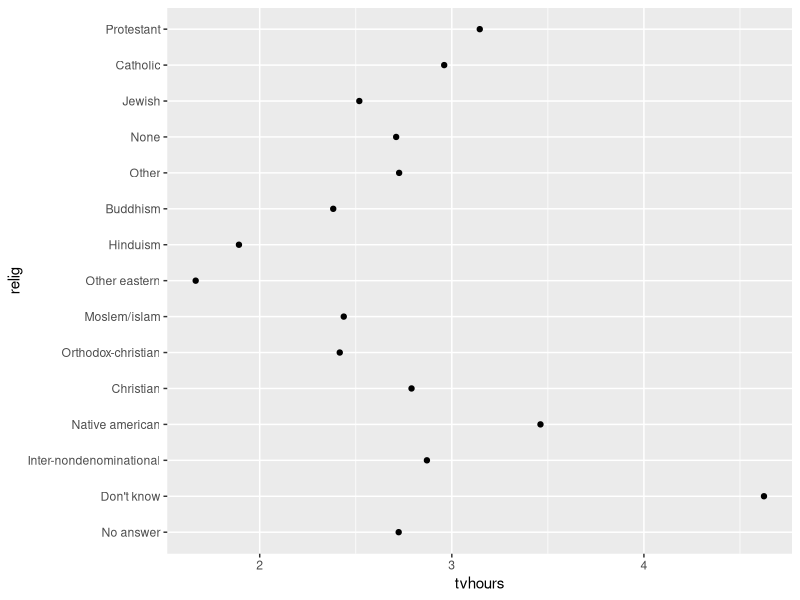
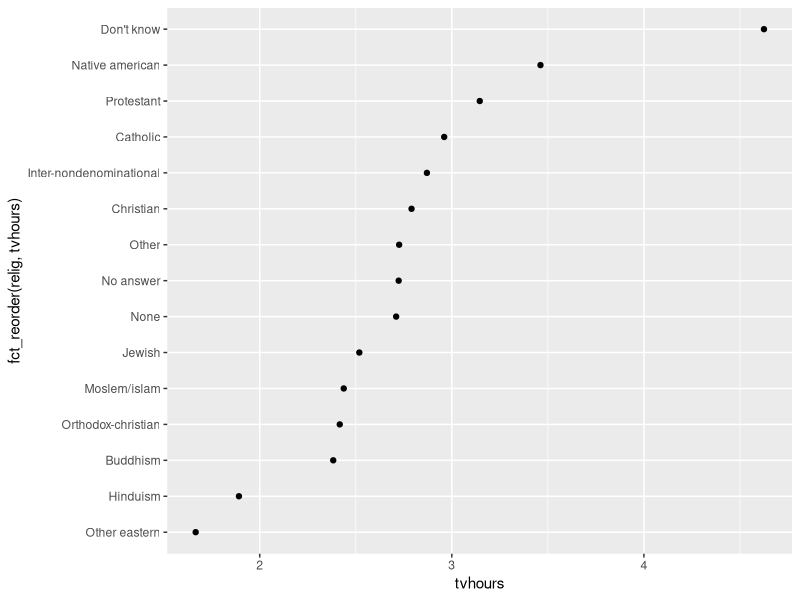
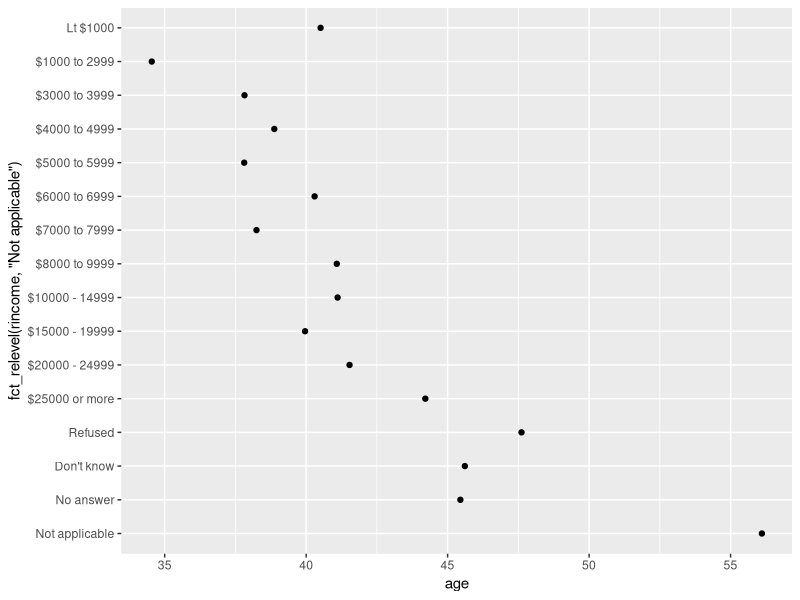

R code for these plots, in order:
## ---- chunk 1
#| message: false
#| warning: false
library(tidyverse)

months_raw  = c("Dec", "Apr", "Jan", "Mar")
month_levels = c("Jan", "Feb", "Mar", "Apr", "May", "Jun",
                 "Jul", "Aug", "Sep", "Oct", "Nov", "Dec")

# Create a factor with explicit levels
months_factor = factor(months_raw, levels = month_levels)
months_factor
## ---- chunk 2
library(forcats)

levels(months_factor)  # returns the vector of valid levels

# Example using the gss_cat dataset from forcats
gss_cat |> count(race)
## ---- chunk 3
# Average TV hours by religion
relig_summary = gss_cat |>
  group_by(relig) |>
  summarise(tvhours = mean(tvhours, na.rm = TRUE), .groups = "drop")

# Plot without reordering
ggplot(relig_summary, aes(x = tvhours, y = relig)) +
  geom_point()

# Plot with levels reordered by tvhours
ggplot(relig_summary, aes(x = tvhours, y = fct_reorder(relig, tvhours))) +
  geom_point()
## ---- chunk 4
# Move "Not applicable" to the front in rincome
rincome_summary = gss_cat |>
  group_by(rincome) |>
  summarise(age = mean(age, na.rm = TRUE), .groups = "drop")

ggplot(rincome_summary, aes(x = age, y = fct_relevel(rincome, "Not applicable"))) +
  geom_point()
## ---- chunk 5
gss_cat |>
  mutate(
    partyid = fct_recode(partyid,
      "Republican, strong"    = "Strong republican",
      "Republican, weak"      = "Not str republican",
      "Independent, near rep" = "Ind,near rep",
      "Independent, near dem" = "Ind,near dem",
      "Democrat, weak"        = "Not str democrat",
      "Democrat, strong"      = "Strong democrat"
    )
  ) |>
  count(partyid)
## ---- chunk 6
gss_cat |>
  mutate(
    partyid = fct_collapse(partyid,
      other = c("No answer", "Don't know", "Other party"),
      rep   = c("Strong republican", "Not str republican"),
      ind   = c("Ind,near rep", "Independent", "Ind,near dem"),
      dem   = c("Not str democrat", "Strong democrat")
    )
  ) |>
  count(partyid)
## ---- chunk 7
gss_cat |>
  mutate(relig = fct_lump_n(relig, n = 10)) |>
  count(relig, sort = TRUE)
